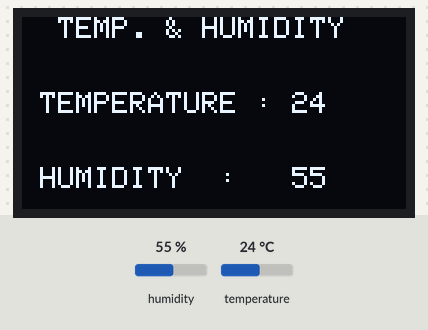
A sketch run on a simulated Arduino Uno, built with avr-gcc and run on an emulated ATmega328P. Shown: 128×64 one-colour display. The inputs (shaded band) are chosen by the test bench; at power-on: humidity 55 %, temperature 24 °C. What the sketch prints to the serial monitor is not drawn.

Above: at 1.2 s.
1.3 s: humidity set to 22 %
At 2.2 s:
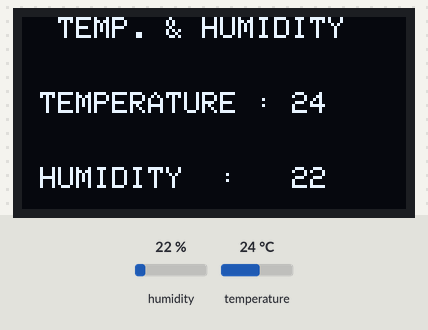
2.8 s: temperature set to 12 °C
At 3.3 s:
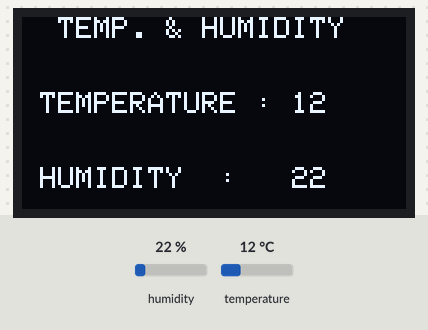
4.3 s: humidity set to 40 %
At 5.5 s:
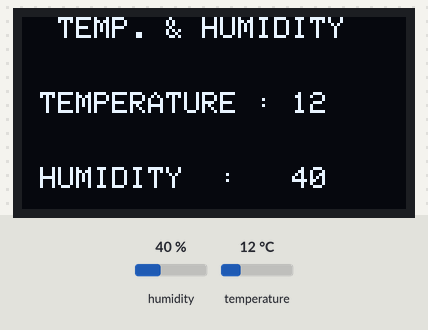
5.8 s: temperature set to 19 °C
Timing chart, 0 to 8.3 s (numbered marks = the images above; inputs shaded):
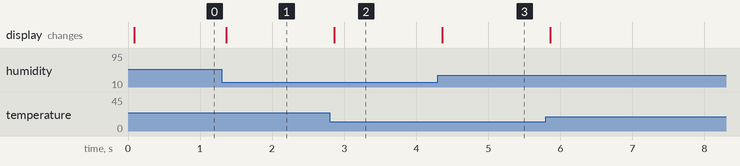

Measured:
- after the input at 1.3 s, the display: changes after 0.06 s (image 1)
- after the input at 2.8 s, the display: changes after 0.06 s (image 2)
- after the input at 4.3 s, the display: changes after 0.06 s (image 3)

The sketch:

GxEPD_Example.ino
```cpp
 // TECHATRONIC.COM
  // SimpleDHT LIBRARY LINK
  // https://github.com/winlinvip/SimpleDHT
  // Library SPI.h
  // https://github.com/PaulStoffregen/SPI
  // Library Adafruit_GFX.h
  // https://github.com/adafruit/Adafruit-GFX-Library
  // Library Adafruit_SSD1306.h
  // https://github.com/adafruit/Adafruit_SSD1306
 #include <SPI.h>
 #include <Wire.h>
 #include <Adafruit_GFX.h>
 #include <Adafruit_SSD1306.h>
 #include <SimpleDHT.h>
 //   for DHT11,
 //   VCC: 5V or 3V
 //   GND: GND
 //   DATA: 2
 int pinDHT11 = 3;
 SimpleDHT11 dht11(pinDHT11);
 #define screen_width 128 // OLED display width, in pixels
 #define screen_height 64 // OLED display height, in pixels
 #define OLED_RESET -1
 Adafruit_SSD1306 display(screen_width, screen_height);
 void setup ()
 {
   Serial.begin(9600);
   Serial.println("TEMPERATURE AND HUMIDITY");
  display.begin(SSD1306_SWITCHCAPVCC, 0x3C);
  display.clearDisplay();
 }
 void loop ()
 {
  byte temperature = 0;
  byte humidity = 0;
  int err = SimpleDHTErrSuccess;
  if ((err = dht11.read(&temperature, &humidity, NULL)) != SimpleDHTErrSuccess) {
   Serial.print("Read DHT11 failed, err="); Serial.println(err);delay(1000);
   return;
  }
  Serial.print((int)temperature); Serial.print(" *C, ");
  Serial.print((int)humidity); Serial.println(" H");
  // DHT11 sampling rate is 1HZ.
   display.clearDisplay();
   display.setTextSize(1);
   display.setTextColor(SSD1306_WHITE);
   display.setCursor(0, 0);
   display.print("  TEMP. & HUMIDITY");
   display.setCursor(0, 25);
   display.print(" TEMPERATURE : ");
   display.setCursor(90, 25);
   display.print((int)temperature);
   display.setCursor(0, 50);
   display.print(" HUMIDITY  : ");
   display.setCursor(90, 50);
   display.print((int)humidity);
   display.display();
 }  
```
